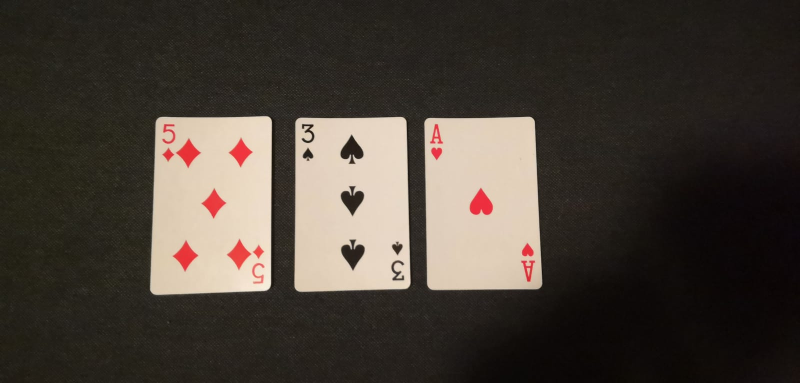
#> input picture Obrazy - projekt/example/img1.jpg, 1599 x 766 px (shown at 1/2 size); its folder holds only this picture in this run
$ python detekcja.py
#> lines starting #> are read from the running program, lines starting #| are printed output that depends on the picture; after the words box and inside, x2 and y2 are one past the last pixel; in counts of white or black regions, pixels touching at a corner belong together
### Obrazy - projekt/projekt.py
import numpy as np
import cv2

#czcionka napisów na finalnych zdjęciach
czcionka = cv2.FONT_HERSHEY_COMPLEX

#threshold
BACKGROUND_THRESH = 60
CARD_THRESH = 30

#szerokość i wysokość rogu karty gdzie znajduje się figura i kolor
CORNER_HEIGHT = 84
CORNER_WIDTH = 32

#wymiary przykladowych zdj kolorów
KOLOR_WIDTH = 70
KOLOR_HEIGHT = 100

#wymiary przykladowych zdj figur
FIGURA_WIDTH = 70
FIGURA_HEIGHT = 125

#maks i min powierzchnia karty
CARD_MAX_AREA = 320000
CARD_MIN_AREA = 25000

#maks różnica figur i kolorów
FIGURA_DIFF_MAX = 2000
KOLOR_DIFF_MAX = 700

class Badana_karta:
    # Klasa przechowująca informacje o badanych kartach ze zdj
    def __init__(self):
        self.contour = []  # kontur karty
        self.width, self.height = 0, 0  # wymiary karty
        self.corners = []  # narożniki karty
        self.center = []  # punkt centralny karty
        self.perspective = []  # spłaszczony, szary i rozmyty obraz 200x300
        self.figura_img = []  # obraz figury karty
        self.kolor_img = []  # obraz koloru karty
        self.best_figura_match = "Nieznana"  # najlepiej dopasowana figura
        self.best_kolor_match = "Nieznana"  # najlepiej dopasowany kolor
        self.figura_diff = 0  # różnica pomiędzy zdj figury i najlepiej dopasowanym zdjęciem przykladowej figury
        self.kolor_diff = 0  # różnica pomiędzy zdj koloru i najlepiej dopasowanym zdjęciem przykładowego koloru

class Przykladowe_figury:
    # Klasa przechowująca informacje o zdjęciach przykładowych figur
    def __init__(self):
        self.img = []
        self.name = "Tymczasowe"

class Przykładowe_kolory:
    # Klasa przechowująca informacje o zdjęciach przykładowych kolorów
    def __init__(self):
        self.img = []
        self.name = "Tymczasowe"


def load_figury(filepath):
    """Funkcja ładująca zdjęcia figur. Są przechowywane jako lista obiektów klasy Train_ranks"""
#> called with filepath = 'Obrazy - projekt/ZdjKart/'
    przykladowe_figury = []
    i = 0
    for Figura in ['As', 'Dwojka', 'Trojka', 'Czworka', 'Piatka', 'Szostka', 'Siodemka',
                 'Osemka', 'Dziewiatka', 'Dziesiatka', 'Walet', 'Dama', 'Krol']:
        przykladowe_figury.append(Przykladowe_figury())
        przykladowe_figury[i].name = Figura
        filename = Figura + '.jpg'
        przykladowe_figury[i].img = cv2.imread(filepath + filename, cv2.IMREAD_GRAYSCALE)
        i = i + 1
#> i = 1
    return przykladowe_figury

def load_kolory(filepath):
    """Funkcja ładująca zdjęcia kolorów. Są przechowywane jako lista obiektów klasy Train_suits"""
    przykladowe_kolory = []
    i = 0
    for Kolor in ['Pik', 'Karo', 'Trefl', 'Kier']:
        przykladowe_kolory.append(Przykładowe_kolory())
        przykladowe_kolory[i].name = Kolor
        filename = Kolor + '.jpg'
        przykladowe_kolory[i].img = cv2.imread(filepath + filename, cv2.IMREAD_GRAYSCALE)
        i = i + 1
    return przykladowe_kolory

def preprocess_image(image):
    """Funkcja zwraca szare,rozmyte filtrem gaussowskim i thresholdowane zdj"""
    gray = cv2.cvtColor(image, cv2.COLOR_BGR2GRAY)
    blurred = cv2.GaussianBlur(gray, (5, 5), 0)
    # Użyta została metoda adaptacyjnego progu aby jak najbardziej uniezależnić wykrywanie kart od poziomu światła
    # Pobierany jest piksel tła z górnej, środkowej części zdjęcia i na jego podstawie określana jest intensywność światła.
    # Próg jest ustawiany o BKG_THRESH więcej niż pobrany piksel.
    img_width, img_height = np.shape(image)[:2]
    background = gray[int(img_height / 100)][int(img_width / 2)]
    thresh_level = background + BACKGROUND_THRESH
    returnvalue, thresh = cv2.threshold(blurred, thresh_level, 255, cv2.THRESH_BINARY)
    return thresh

def find_cards(thresh_image):
    """Funkcja znajduje wszystkie kontury o wymiarach kart na zdjęciu i zwraca liczbę kart i posortowaną
    od największego do najmniejszego listę konturów kart"""

    # znajdź kontury, posortuj wg rozmiarów konturów
    contours, hierarchy = cv2.findContours(thresh_image, cv2.RETR_TREE, cv2.CHAIN_APPROX_SIMPLE)
    index_sort = sorted(range(len(contours)), key=lambda i: cv2.contourArea(contours[i]), reverse=True)

    # jeśli brak konturów
    if len(contours) == 0:
        return [], []

    contours_sort = []
    hierarchy_sort = []
    contour_is_card = np.zeros(len(contours), dtype=bool)

    # Wypełnij puste listy posortowanymi konturami i hierarchiami. Indeksy listy konturów odpowiadają indeksom listy hierarchii.
    # Macierz hierarchii może być użyta aby sprawdzić czy kontury mają rodziców
    for i in index_sort:
        contours_sort.append(contours[i])
        hierarchy_sort.append(hierarchy[0][i])

    # Sprawdź które kontury to karty wg kryteriów:
    # 1) mniejsza powierzchnia niż maks rozmiary karty i większa powierzchnia niż min rozmiar karty
    # 2) brak rodziców,
    # 3) 4 narożniki
    for i in range(len(contours_sort)):
        area = cv2.contourArea(contours_sort[i])
        perimeter = cv2.arcLength(contours_sort[i], True)
        approximation = cv2.approxPolyDP(contours_sort[i], 0.01 * perimeter, True)
        if ((area < CARD_MAX_AREA) and (area > CARD_MIN_AREA)
                and (hierarchy_sort[i][3] == -1) and (len(approximation) == 4)):
            contour_is_card[i] = True
    return contours_sort, contour_is_card

def preprocess_card(contour, image):
    """Funkcja używa konturu aby znaleźć informacje o badanej karcie. Wyodrębnia obrazy koloru i figury z karty"""

    # inicjalizacja nowego obiektu klasy Badana_karta
    badana_Karta = Badana_karta()
    badana_Karta.contour = contour

    # Znajdz obwód karty aby aproksymować punkty narożników
    perimeter = cv2.arcLength(contour, True)
    approximation = cv2.approxPolyDP(contour, 0.01 * perimeter, True)
    points = np.float32(approximation)
    badana_Karta.corners = points

    # Znajdz wysokość i szerokość prostokąta ograniczającego kartę
    x, y, w, h = cv2.boundingRect(contour)
    badana_Karta.width, badana_Karta.height = w, h

    # Znajdz punkt centralny karty (średnia z x i y czterech narożników)
    mean = np.sum(points, axis=0) / len(points)
    central_x = int(mean[0][0])
    central_y = int(mean[0][1])
    badana_Karta.center = [central_x, central_y]

    # przekształć kartę w spłaszczony obraz 200x300 przy użyciu transormacji perspektywy
    badana_Karta.perspective = perspective_change(image, points, w, h)

    # 4-krotnie przybliż narożnik przekształconego obrazu karty
    Card_corner = badana_Karta.perspective[0:CORNER_HEIGHT, 0:CORNER_WIDTH]
    Card_corner_zoom = cv2.resize(Card_corner, (0, 0), fx=4, fy=4)

    # Pobierz biały pixel karty, w celu określenia wartości progowej
    white_level = Card_corner_zoom[15, int((CORNER_WIDTH * 4) / 2)]
    thresh_level = white_level - CARD_THRESH

    if thresh_level <= 0:
        thresh_level = 1
    returnvalue, card_thresh = cv2.threshold(Card_corner_zoom, thresh_level, 255, cv2.THRESH_BINARY_INV)

    # Podziel obraz na dwie połowy (górna pokaże figurę, dolna kolor)
    Card_figura = card_thresh[20:185, 0:128]
    Card_kolor = card_thresh[186:336, 0:128]

    # Znajdź kontur i prostokąt ograniczający figury, wyodrębnij i znajdź największy kontur
    Card_figura_contours, hierarchy = cv2.findContours(Card_figura, cv2.RETR_TREE, cv2.CHAIN_APPROX_SIMPLE)
    Card_figura_contours = sorted(Card_figura_contours, key=cv2.contourArea, reverse=True)

    # Znajdz prostokąt ograniczający największy kontur aby zmienić rozmiar badanej figury na taki sam jak przykładowej figury
    if len(Card_figura_contours) != 0:
        x1, y1, w1, h1 = cv2.boundingRect(Card_figura_contours[0])
        Card_figura_roi = Card_figura[y1:y1 + h1, x1:x1 + w1]
        Card_figura_resized = cv2.resize(Card_figura_roi, (FIGURA_WIDTH, FIGURA_HEIGHT), 0, 0)
        badana_Karta.figura_img = Card_figura_resized

    # Podobnie dla koloru
    Card_kolor_contours, hierarchy = cv2.findContours(Card_kolor, cv2.RETR_TREE, cv2.CHAIN_APPROX_SIMPLE)
    Card_kolor_contours = sorted(Card_kolor_contours, key=cv2.contourArea, reverse=True)

    if len(Card_kolor) != 0:
        x2, y2, w2, h2 = cv2.boundingRect(Card_kolor_contours[0])
        Card_kolor_roi = Card_kolor[y2:y2 + h2, x2:x2 + w2]
        Card_kolor_resized = cv2.resize(Card_kolor_roi, (KOLOR_WIDTH, KOLOR_HEIGHT), 0, 0)
        badana_Karta.kolor_img = Card_kolor_resized

    return badana_Karta

def match_card(badana_Karta, przykladowe_figury, przykladowe_kolory):
    """Funkcja znajduje najlepiej dopasowaną figurę i kolor dla badanej karty.
       Oblicza różnice pomiędzy figurą i kolorem badanej karty a przykładowymi figurami i kolorami -
       najlepszym dopasowaniem jest figura/kolor, która ma najmniejszą różnicę."""

    best_figura_match_diff = 10000
    best_kolor_match_diff = 10000
    best_figura_match_name = "Nieznana"
    best_kolor_match_name = "Nieznana"
    i = 0

    # Jeśli nie znaleziono konturu karty w funkcji preprocess_card
    # rozmiar obrazu jest równy 0 - pomijamy proces szukania różnic
    if (len(badana_Karta.figura_img) != 0) and (len(badana_Karta.kolor_img) != 0):
        # Szukaj najmniejszej różnicy pomiędzy figurą badanej karty a przykładowymi zdj figur
        for Figura in przykladowe_figury:
            diff_img = cv2.absdiff(badana_Karta.figura_img, Figura.img)
            figura_diff = int(np.sum(diff_img) / 255)

            if figura_diff < best_figura_match_diff:
                best_figura_match_diff = figura_diff
                best_figura_name = Figura.name

        # Tak samo dla koloru
        for Kolor in przykladowe_kolory:

            diff_img = cv2.absdiff(badana_Karta.kolor_img, Kolor.img)
            kolor_diff = int(np.sum(diff_img) / 255)

            if kolor_diff < best_kolor_match_diff:
                best_kolor_match_diff = kolor_diff
                best_kolor_name = Kolor.name

    # Połącz najlepsze dopasowanie figury i koloru żeby zidentyfikować badaną kartę.
    # Jeśli dopasowanie figury/koloru ma zbyt dużą wartość różnicy - pozostaje 'Nieznane'
    if (best_figura_match_diff < FIGURA_DIFF_MAX):
        best_figura_match_name = best_figura_name

    if (best_kolor_match_diff < KOLOR_DIFF_MAX):
        best_kolor_match_name = best_kolor_name

    return best_figura_match_name, best_kolor_match_name, best_figura_match_diff, best_kolor_match_diff


# [17 lines left out: function draw_results, not called in this run]

def perspective_change(image, points, width, height):
    """Spłaszcza obraz karty do perspektywy rzędowej (obiekty bliskie znajdują się na dole, obiekty dalsze - na górze)
     o rozmiarze 200x300"""
    rectangle = np.zeros((4, 2), dtype="float32")

    s = np.sum(points, axis=2)

    topleft = points[np.argmin(s)]
    bottomright = points[np.argmax(s)]

    diff = np.diff(points, axis=-1)
    topright = points[np.argmin(diff)]
    bottomleft = points[np.argmax(diff)]

    # Tworzy macierz punktów w kolejności:
    # [górny-lewy, górny-prawy, dolny-prawy, dolny-lewy] przed transformacją

    if width <= 0.8 * height:  # jeśli karta jest w pionie
        rectangle[0] = topleft
        rectangle[1] = topright
        rectangle[2] = bottomright
        rectangle[3] = bottomleft

    if width >= 1.2 * height:  # jeśli karta jest w poziomie
        rectangle[0] = bottomleft
        rectangle[1] = topleft
        rectangle[2] = topright
        rectangle[3] = bottomright

    if width > 0.8 * height and width < 1.2 * height:  # jeśli karta jest ukośnie
        # jeśli najdalszy lewy punkt jest wyżej niż najdalszy prawy punkt,
        # karta przechylona w lewo
        if points[1][0][1] <= points[3][0][1]:
            # jeśli karta przechylona w lewo, approxPolyDP zwraca punkty w kolejności
            # górny-prawy, górny-lewy, dolny-lewy, dolny-prawy
            rectangle[0] = points[1][0]  # górny-lewy
            rectangle[1] = points[0][0]  # górny-prawy
            rectangle[2] = points[3][0]  # dolny-prawy
            rectangle[3] = points[2][0]  # dolny-lewy

        # jeśli najdalszy lewy punkt jest niżej niż najdalszy prawy punkt,
        # karta przechylona w prawo
        if points[1][0][1] > points[3][0][1]:
            # jeśli karta przechylona w prawo, approxPolyDP zwraca punkty w kolejności
            # górny-lewy, dolny-lewy, dolny-prawy, górny-prawy
            rectangle[0] = points[0][0]  # górny-lewy
            rectangle[1] = points[3][0]  # górny-prawy
            rectangle[2] = points[2][0]  # dolny-prawy
            rectangle[3] = points[1][0]  # dolny-lewy

    maxWidth = 200
    maxHeight = 300

    # Utwórz macierz docelową, oblicz macierz transformacji perspektywy i przekształć obraz karty
    target_array = np.array([[0, 0], [maxWidth - 1, 0], [maxWidth - 1, maxHeight - 1], [0, maxHeight - 1]], np.float32)
    M = cv2.getPerspectiveTransform(rectangle, target_array)
    perspective = cv2.warpPerspective(image, M, (maxWidth, maxHeight))
    perspective = cv2.cvtColor(perspective, cv2.COLOR_BGR2GRAY)
    return perspective

### Obrazy - projekt/detekcja.py
import cv2
import os
import projekt

IM_WIDTH = 1280
IM_HEIGHT = 720

#zaladowanie przykladów kolorów i figur
path = os.path.dirname(os.path.abspath(__file__))
przykladowe_figury = projekt.load_figury(path + '/ZdjKart/')
#> przykladowe_figury = 13 items
przykladowe_kolory = projekt.load_kolory(path + '/ZdjKart/')
#> in load_kolory, `i = i + 1`: i = 1
#> przykladowe_kolory = 4 items

images = ['img1', 'img2', 'img4', 'img5', 'img6', 'img7', 'img8', 'img10', 'zdj1', 'zdj2', 'zdj3', 'zdj4']

#dla każdego zdjęcia
for x in images:
    image = cv2.imread('example/' + x + '.jpg')  # wczytaj zdjęcie
#> image is the input picture: shape (766, 1599, 3); mean B, G, R 54.9, 62.7, 70.5
    image = cv2.resize(image, (IM_WIDTH, IM_HEIGHT))  # zmien rozmiar zdjecia
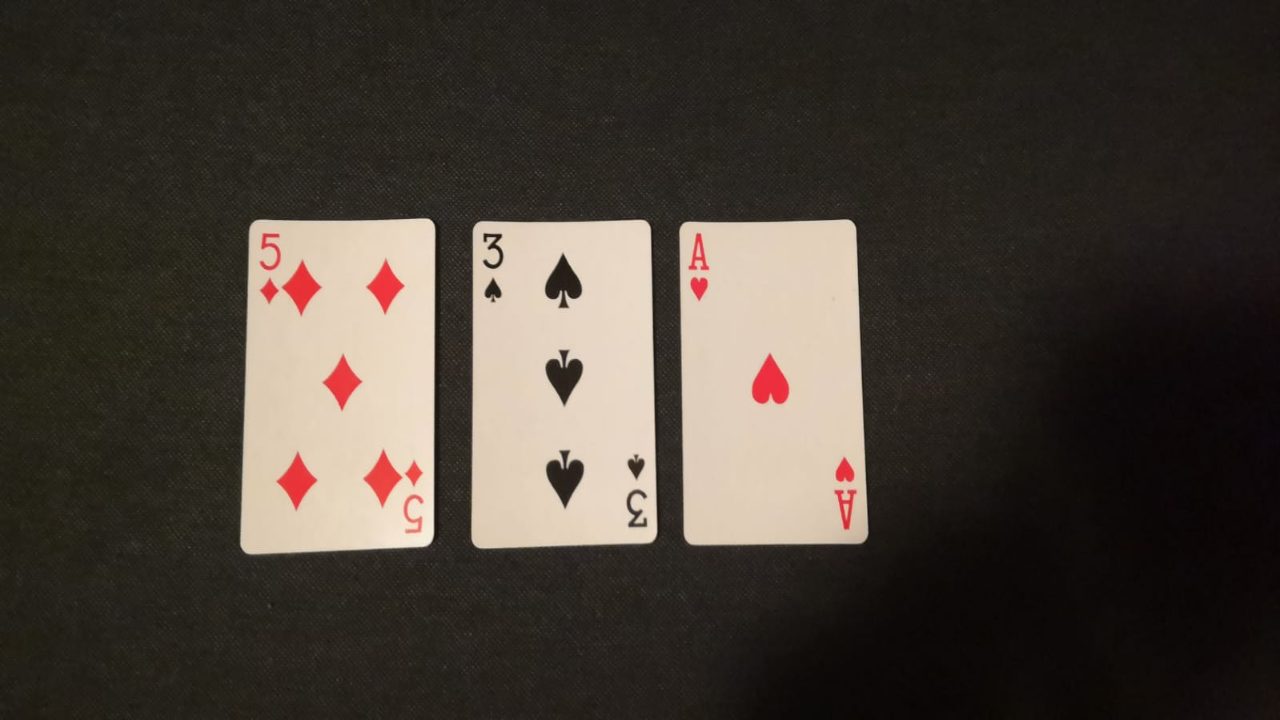
#> image: shape (720, 1280, 3); mean B, G, R 54.8, 62.6, 70.4
    pre_proc = projekt.preprocess_image(image)   # poddaj zdjecie wstepnej obróbce
#> in preprocess_image, `gray = cv2.cvtColor(image, cv2.COLOR_BGR2GRAY)`:
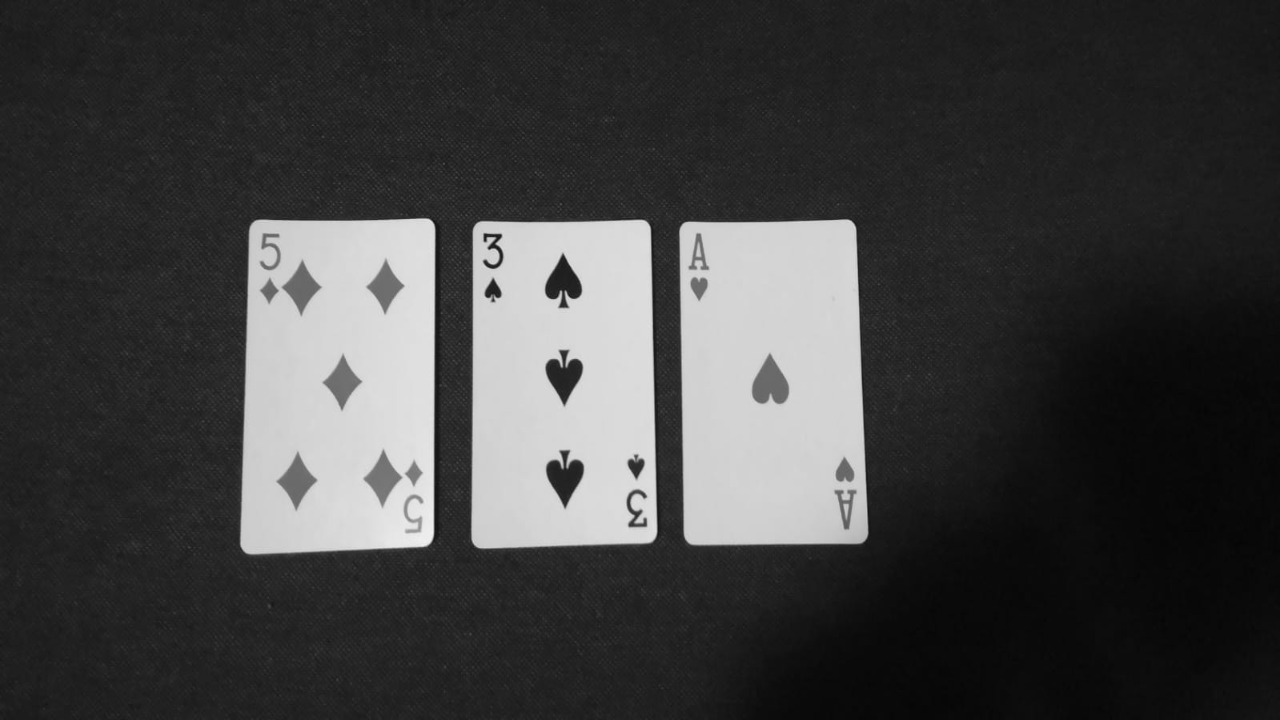
#> gray: shape (720, 1280); min 5, max 241, mean 64
#> in preprocess_image, `background = gray[int(img_height / 100)][int(img_width / 2)]`: background = 38
#> in preprocess_image, `thresh_level = background + BACKGROUND_THRESH`: thresh_level = 98
#> in preprocess_image, `returnvalue, thresh = cv2.threshold(blurred, thresh_level, 255, cv2.TH..`:
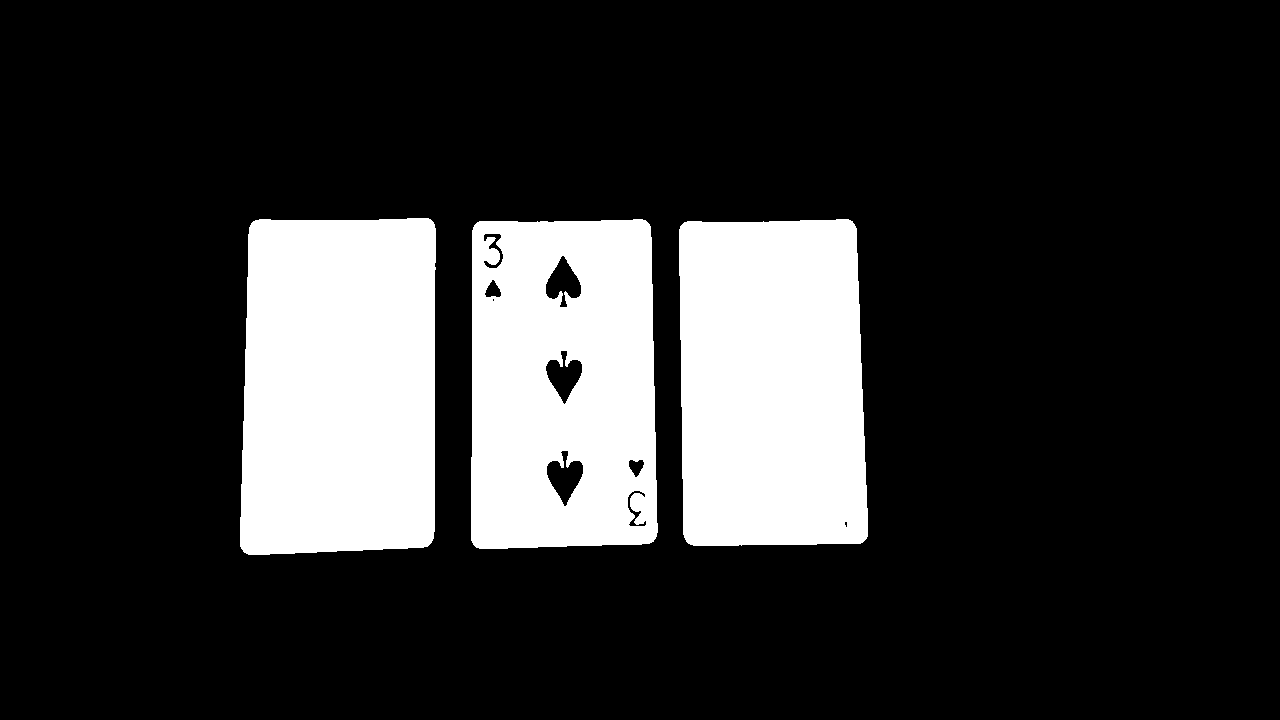
#> thresh: shape (720, 1280); 19.3% white; 3 white regions
    contours_sort, contour_is_card = projekt.find_cards(pre_proc) # znajdz i posortuj kontury kart ze zdjecia
#> in find_cards, `contours, hierarchy = cv2.findContours(thresh_image, cv2.RETR_TREE, cv..`: contours = 12 contours, 2 with area under 20; largest, box (x1, y1, x2, y2) and area: (240, 218, 436, 555) 62707, (471, 219, 658, 549) 58966, (679, 219, 868, 546) 58169, (546, 450, 584, 507) 1124, (545, 350, 583, 405) 1076
#> in find_cards, `index_sort = sorted(range(len(contours)), key=lambda i: cv2.contourAre..`: index_sort = [11, 2, 0, 5, 6, 9, 10, 3, 8, 4, 1, 7]
#> in find_cards, `contour_is_card = np.zeros(len(contours), dtype=bool)`: contour_is_card = [False, False, False, False, False, False, False, False, False, False, False, False]
#> the loop in find_cards, `for i in index_sort:` made 12 passes
#> i on passes 1, 3, 4, 5, 6, 7, 8, 10, 11, 12: 11, 0, 5, 6, 9, 10, 3, 4, 1, 7
#> after the loop in find_cards, `for i in index_sort:`: contours_sort has the same summary as contours
#> the loop in find_cards, `for i in range(len(contours_sort)):` made 12 passes
#> (area, perimeter) on passes 4 to 10: (1123.5, 187.1), (1076.5, 182.3), (1045.5, 179.9), (286, 152.4), (224, 152.4), (197, 59.11), (188.5, 58.53)
#> (area, perimeter, approximation) on passes 1 to 3: (62707, 1037.9, [[430, 219], [251, 223], [244, 552], [431, 542]]), (58966.5, 1009.6, [[645, 220], [474, 225], [476, 547], [655, 538]]), (58169, 1004.7, [[848, 219], [680, 226], [690, 544], [867, 536]])
#> after the loop in find_cards, `for i in range(len(contours_sort)):`: contour_is_card = [True, True, True, False, False, False, False, False, False, False, False, False]
#> contours_sort has the same summary as contours in find_cards
    #jeśli są kontury
    if len(contours_sort) != 0:
        cards = []
        k = 0
        #dla każdego wykrytego konturu
        for i in range(len(contours_sort)):
            if contour_is_card[i]:
                # Tworzy obiekt karty z konturu i dołącza do listy 'cards'.
                # Funkcja preprocess_card przyjmuje kontur karty i obraz następnie określa właściwości karty jak np. narożniki.
                # Tworzy spłaszczony obraz karty (200x300) i wydziela kolor i figurę karty ze zdj
                cards.append(projekt.preprocess_card(contours_sort[i], image))
                # Znajdź najlepsze dopasowanie koloru i figury dla karty.
#> (the run stopped early here; a loop or call above may not have finished)
